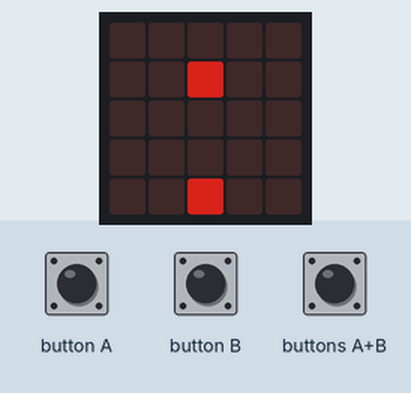
Bench run of a program on a simulated BBC micro:bit running MicroPython. On the bench: the board's 5×5 LED display. Inputs (shaded band) come from the test bench. Dim RGB values are drawn brighter than linear; random numbers come from a fixed seed; the 48×5 strip is a reading aid, not a part: it shows the text the display is scrolling, unrolled, one strip-width of it at a time.

Above: at 4.2 s.
4.3 s: button A pressed for 1 s
At 5.57 s:
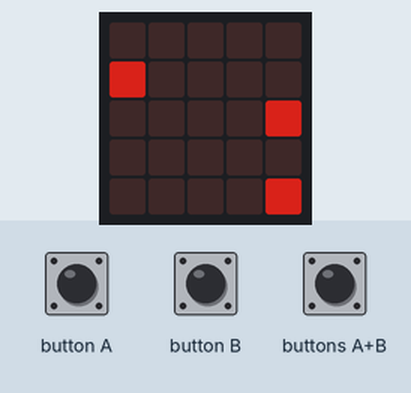
5.9 s: buttons A+B pressed for 1 s
At 6.18 s:
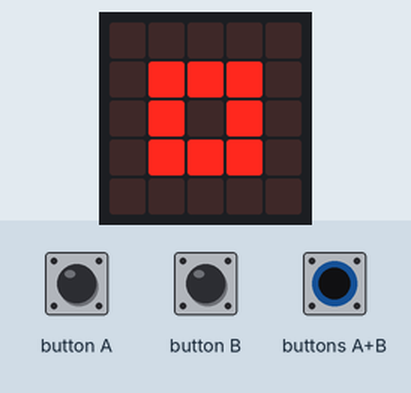
7.5 s: button B pressed for 3.2 s
At 10.8 s:
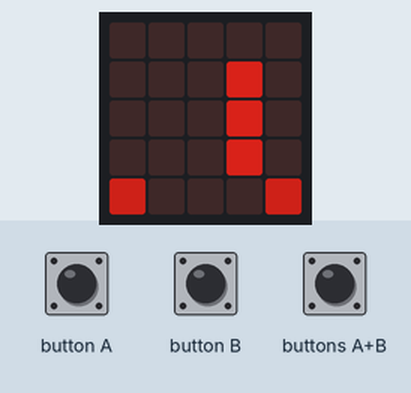

The program:

spacecraft.py
```python
from microbit import *
import random
# init var
player_x = 2
player_y = 4
enemys = [[random.randint(0, 4), 0]]
maxnum = 1
hit = 0
press_count = 0
timer = running_time()
bom = 4
bom_timer = running_time()

craft = Image("00900:"
              "09990:"
              "99999:"
              "00900:"
              "09990")
display.show(craft)
sleep(2000)
display.clear()
sleep(1000)
# main loop
while True:
    #draw player
    display.clear()
    display.set_pixel(player_x, player_y, bom)
    #movement
    if button_a.is_pressed():
        player_x = (player_x - 1 + 5) % 5
        press_count += 1
        sleep(90)
    if button_b.is_pressed():
        player_x = (player_x + 1 + 5) % 5
        press_count += 1
        sleep(90)
    #bom
    if button_a.is_pressed() and button_b.is_pressed():
        if bom > 3:
            bom -= 3
            display.show(Image.SQUARE_SMALL)
            sleep(200)
            display.show(Image.SQUARE)
            sleep(200)
            enemys = [[random.randint(0, 4), 0]]
            press_count = 0
    #hit or not?
    for enemy in enemys:
        display.set_pixel(enemy[0], enemy[1], 5)
        if enemy[1] == player_y and enemy[0] == player_x:
            hit = 1
            break
    if hit == 1:
        break
    #the enemys is coming
    if running_time() - timer > 210:
        timer = running_time()
        for i, enemy in enumerate(enemys):
            enemy[1] = (enemy[1] + 1 + 5) % 5
            if enemy[1] == 0:
                if i == 0:
                    enemy[0] = player_x
                else:
                    enemy[0] = random.randint(0, 4)

    #make boms
    if running_time() - bom_timer > 3000:
        bom_timer = running_time()
        if bom < 9:
            bom = (bom + 1)
    sleep(40)

    #more enemies
    if press_count > 5:
        addone = [random.randint(0, 4), 0]
        enemys.append(addone)
        press_count = 0
        if maxnum < len(enemys):
            maxnum = len(enemys)
#game over
for enemy in enemys:
        display.set_pixel(enemy[0], enemy[1], 5)
display.set_pixel(player_x, player_y, bom)
sleep(1500)
#score
display.scroll(int(running_time() * maxnum / 1000))
```
